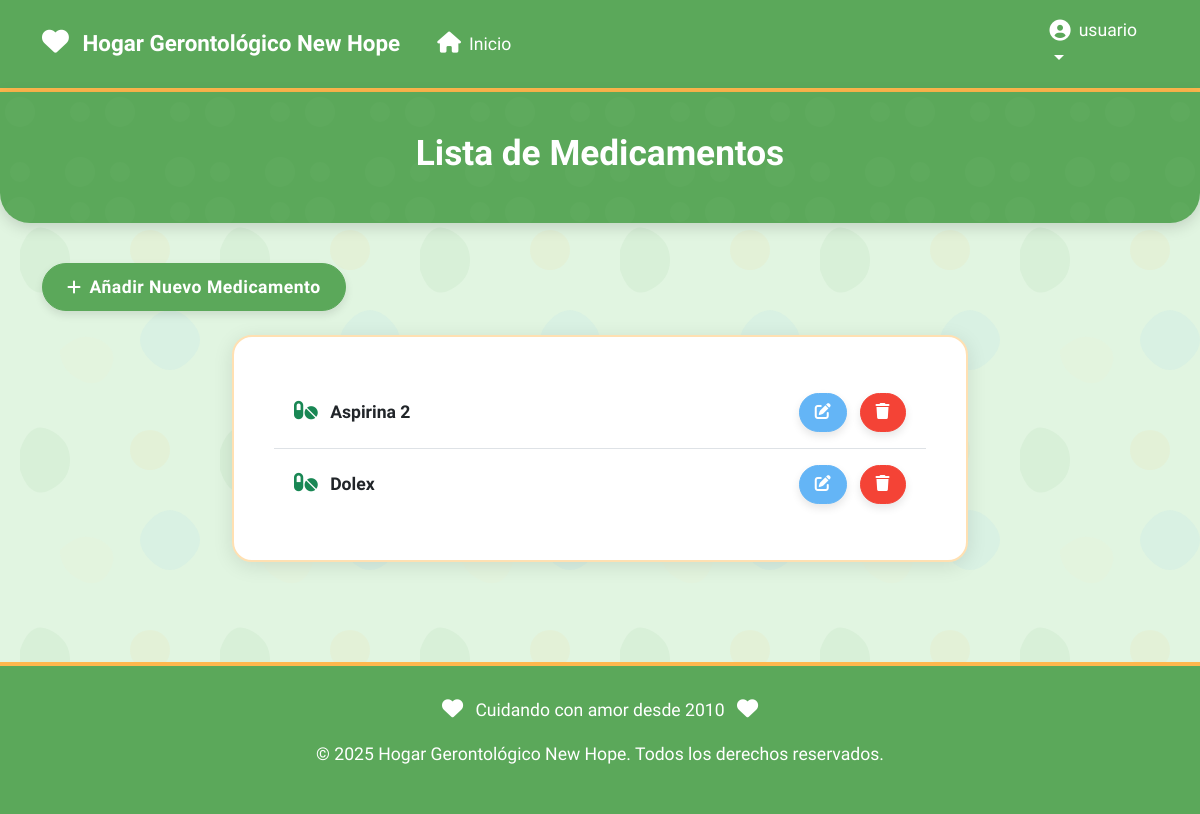
The app's page /medications/ (signed in), older data.
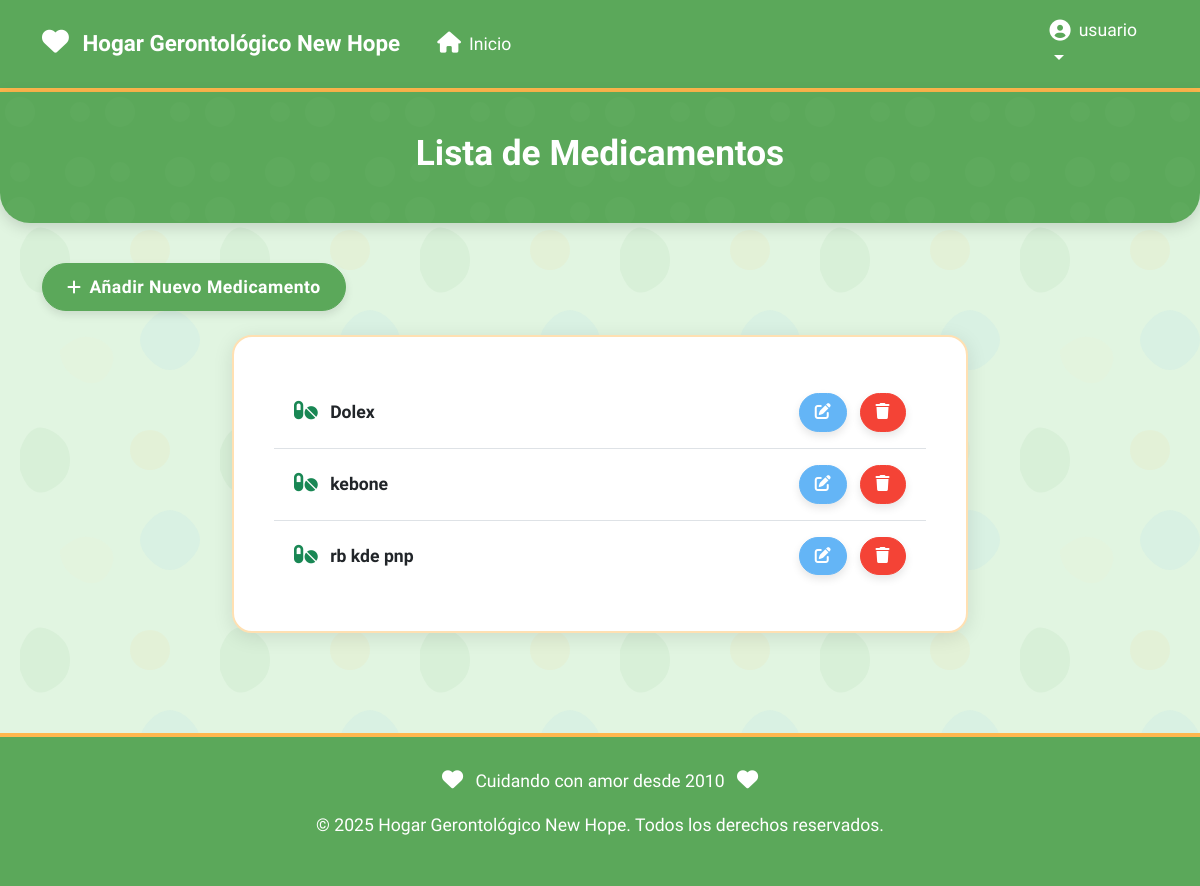
The same page, newer data.
### medications/models.py (models this page shows, shortened)
class Medication(models.Model):
    name = models.CharField(max_length=100)

### medications/views.py (the view)
# urls.py: path('', views.medications_view, name='medications_view'),
def medications_view(request):
    if request.method == 'GET':
        medications = ml.get_all_medications()
        return render(request, 'list_medications.html', {'medications': medications})

### authentication/context_processors.py (called while the page is built, shortened)
def user_profile_context(request):
    if request.user.is_authenticated:
        try:
            profile = request.user.profile
            return {
                'user_profile': profile,
                'is_doctor': profile.is_doctor(),
                'is_patient': profile.is_patient(),
                'is_family': profile.is_family(),
            }
        except UserProfile.DoesNotExist:
            return {
                'user_profile': None,
                'is_doctor': False,
                'is_patient': False,
                'is_family': False,
            }

### medications/logic/medication_logic.py (called while the page is built)
def get_all_medications():
    return Medication.objects.all()

### medications/templates/list_medications.html (shortened to what this page needs)
{% extends 'base.html' %}
{% block content %}
<div class="page-header">
    <div class="container">
        <h2 class="text-center">Lista de Medicamentos</h2>
    </div>
</div>
<div class="container">
    <div class="row">
        <div class="col-12 mb-4">
            <a href="{% url 'medications:create_medication_view' %}" class="btn btn-success">
                <i class="fas fa-plus me-2"></i>Añadir Nuevo Medicamento
            </a>
        </div>
        <div class="col-md-8 mx-auto">
            <div class="content-card">
                <ul class="list-group list-group-flush">
                    {% for medication in medications %}
                    <li class="list-group-item d-flex justify-content-between align-items-center py-3">
                        <span class="fw-bold">
                            <i class="fas fa-pills me-2 text-success"></i>
                            {{ medication.name }}
                        </span>
                        <div>
                            <a href="{% url 'medications:update_medication_view' medication.pk %}" class="btn btn-primary btn-sm me-2" title="Editar">
                                <i class="fas fa-edit"></i>
                            </a>
                            <form action="{% url 'medications:delete_medication_view' medication.pk %}" method="POST" class="d-inline">
                                <button type="submit" class="btn btn-danger btn-sm" title="Eliminar"
                                       onclick="return confirm('¿Estás seguro de que deseas eliminar este medicamento?');">
                                    <i class="fas fa-trash"></i>
                                </button>
                            </form>
                        </div>
                    </li>
                    {% empty %}
                    <li class="list-group-item text-center py-4 text-muted">
                        <i class="fas fa-info-circle me-2"></i>No hay medicamentos registrados.
                    </li>
                    {% endfor %}
                </ul>
            </div>
        </div>
    </div>
</div>
{% endblock %}

Row changes from the older to the newer data that the page shows:
removed Medication: name "Aspirina 2"
added Medication: name "kebone"
added Medication: name "rb kde pnp"
